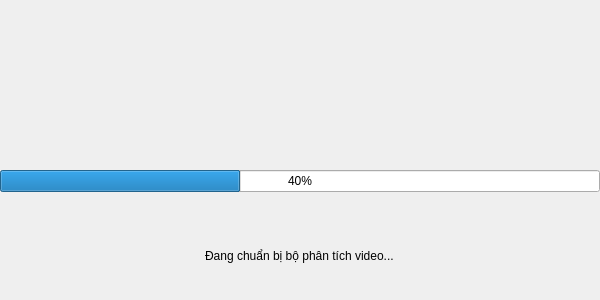
<?xml version="1.0" encoding="UTF-8"?>
<ui version="4.0">
 <class>SplashScreenContent</class>
 <widget class="QWidget" name="SplashScreenContent">
  <property name="geometry">
   <rect>
    <x>0</x>
    <y>0</y>
    <width>600</width>
    <height>300</height>
   </rect>
  </property>
  <layout class="QVBoxLayout" name="contentLayout">
   <property name="spacing">
    <number>20</number>
   </property>
   <property name="leftMargin">
    <number>0</number>
   </property>
   <property name="topMargin">
    <number>0</number>
   </property>
   <property name="rightMargin">
    <number>0</number>
   </property>
   <property name="bottomMargin">
    <number>0</number>
   </property>
   <item>
    <widget class="QScrollArea" name="statusScrollArea">
     <property name="minimumSize">
      <size>
       <width>0</width>
       <height>150</height>
      </size>
     </property>
     <property name="maximumSize">
      <size>
       <width>16777215</width>
       <height>150</height>
      </size>
     </property>
     <property name="frameShape">
      <enum>QFrame::NoFrame</enum>
     </property>
     <property name="horizontalScrollBarPolicy">
      <enum>Qt::ScrollBarAlwaysOff</enum>
     </property>
     <property name="widgetResizable">
      <bool>true</bool>
     </property>
     <widget class="QWidget" name="scrollAreaContents">
      <property name="geometry">
       <rect>
        <x>0</x>
        <y>0</y>
        <width>580</width>
        <height>150</height>
       </rect>
      </property>
      <layout class="QVBoxLayout" name="statusItemsLayout">
       <property name="spacing">
        <number>5</number>
       </property>
       <property name="leftMargin">
        <number>0</number>
       </property>
       <property name="topMargin">
        <number>0</number>
       </property>
       <property name="rightMargin">
        <number>0</number>
       </property>
       <property name="bottomMargin">
        <number>0</number>
       </property>
      </layout>
     </widget>
    </widget>
   </item>
   <item>
    <widget class="QProgressBar" name="progressBar">
     <property name="value">
      <number>40</number>
     </property>
    </widget>
   </item>
   <item alignment="Qt::AlignHCenter">
    <widget class="QLabel" name="statusLabel">
     <property name="text">
      <string>Đang chuẩn bị bộ phân tích video...</string>
     </property>
    </widget>
   </item>
  </layout>
 </widget>
 <resources/>
 <connections/>
</ui>
